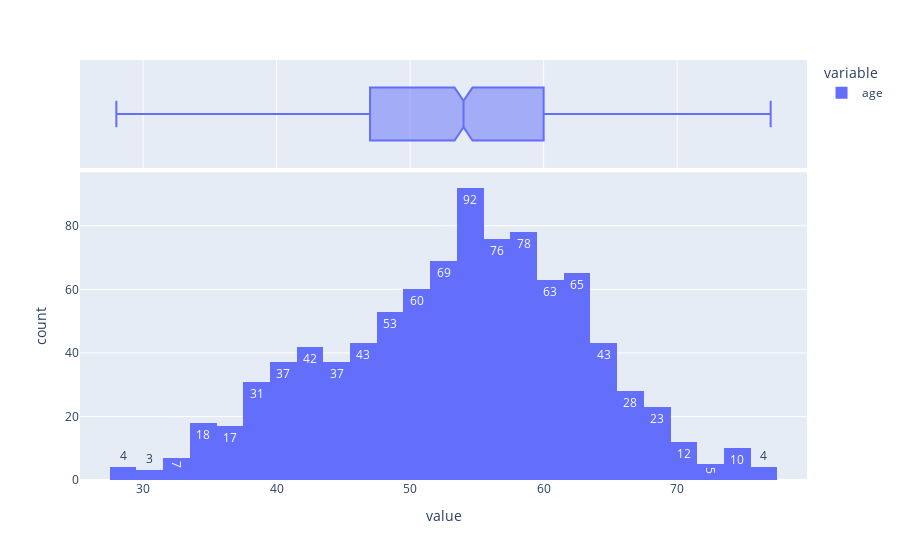

Here is the notebook cell this chart was saved with:
### Code cell
fig = px.histogram(df.age, marginal='box', text_auto = True)
fig.show()

### Figure 1 — Plotly figure (JSON) as saved in the notebook; plotly's stock layout.template omitted (floating-point values rounded to 4 significant figures; data arrays with more than 128 entries replaced by an {"elided": "..."} marker saying what was removed)
{"data": [{"alignmentgroup": "True", "bingroup": "x", "hovertemplate": "variable=age<br>value=%{x}<br>count=%{y}<extra></extra>", "legendgroup": "age", "marker": {"color": "#636efa", "pattern": {"shape": ""}}, "name": "age", "offsetgroup": "age", "orientation": "v", "showlegend": true, "texttemplate": "%{value}", "type": "histogram", "x": {"elided": "920 int values"}, "xaxis": "x", "yaxis": "y"}, {"alignmentgroup": "True", "hovertemplate": "variable=age<br>value=%{x}<extra></extra>", "legendgroup": "age", "marker": {"color": "#636efa"}, "name": "age", "notched": true, "offsetgroup": "age", "showlegend": false, "type": "box", "x": {"elided": "920 int values"}, "xaxis": "x2", "yaxis": "y2"}], "layout": {"barmode": "relative", "legend": {"title": {"text": "variable"}, "tracegroupgap": 0}, "margin": {"t": 60}, "xaxis": {"anchor": "y", "domain": [0, 1], "title": {"text": "value"}}, "xaxis2": {"anchor": "y2", "domain": [0, 1], "matches": "x", "showgrid": true, "showticklabels": false}, "yaxis": {"anchor": "x", "domain": [0, 0.7326], "title": {"text": "count"}}, "yaxis2": {"anchor": "x2", "domain": [0.7426, 1], "matches": "y2", "showgrid": false, "showline": false, "showticklabels": false, "ticks": ""}}}
